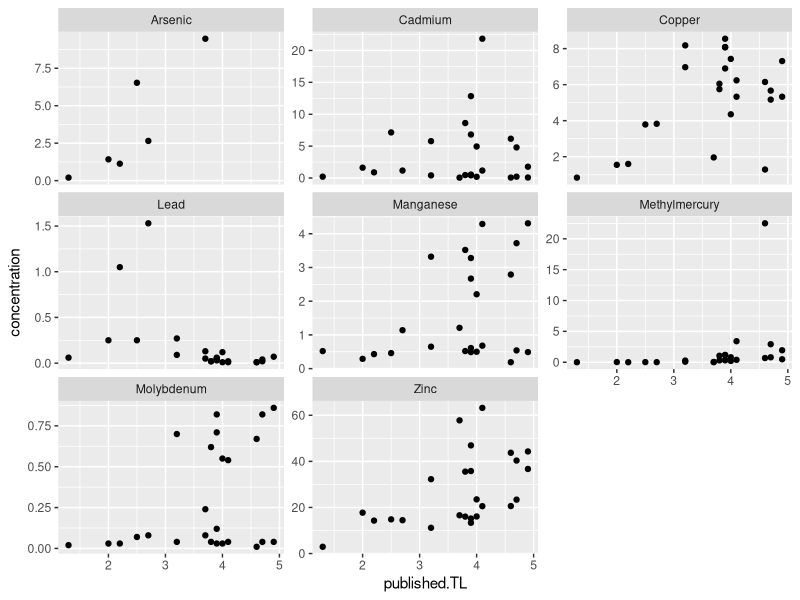

Generate this figure with R: (Note: this script raises an error after producing the figure.)

library(ggplot2)
library(tidyverse)


##############################
###  Popular ggPlot theme  ###
##############################
themeo <-theme_classic()+
  theme(strip.background = element_blank(),
        axis.line = element_blank(),
        axis.text.x = element_text(margin = margin( 0.2, unit = "cm")),
        axis.text.y = element_text(margin = margin(c(1, 0.2), unit = "cm")),
        axis.ticks.length=unit(-0.1, "cm"),
        panel.border = element_rect(colour = "black", fill=NA, size=.5),
        legend.title=element_blank(),
        strip.text=element_text(hjust=0) )

theme_themeo <- function () { 
  theme_classic()+
    theme(strip.background = element_blank(),
          axis.line = element_blank(),
          axis.text.x = element_text(margin = margin( 0.2, unit = "cm")),
          axis.text.y = element_text(margin = margin(c(1, 0.2), unit = "cm")),
          axis.ticks.length=unit(-0.1, "cm"),
          panel.border = element_rect(colour = "black", fill=NA, size=.5),
          legend.title=element_blank(),
          strip.text=element_text(hjust=0) )}

# set working directory and read in csv
setwd('/Users/tgagne/heavy_metal_birds/data') # running from Tylers computer
conc_comp <- read.csv('concentration_compilation.csv', na.strings = '-') %>%  # read in the reference from which environmental 
                                                                              # concentrations where scraped
                                      filter(reference == "Cambell_2005") %>% # Cambell 2005 in this case is Baffin Bay pelagic study
                                      drop_na(concentration)                  # drop any NAs in the concentration data
# look at it quick
str(conc_comp)
ggplot(conc_comp,aes(x = published.TL,y = concentration))+
  geom_point()+
  facet_wrap(~Metal, scales = "free_y")

par(mfrow = c(4,4))                                # Establish the plotting frame                    
metals <- droplevels(conc_comp$Metal) %>% levels() # What metals are in that reference,  build a vector
cambell_lookup <- NULL                             # empty dataframe to put in complete TTC lookup data
raw_met_data <- NULL
 
for(e in 1:length(metals)){   # i.e. : for each metal, do this:
  
  # subset on the TL and concentration data for a single metal as an x and a y vector and combine in to a data.frame
  x_base = subset(conc_comp, Metal == metals[e])[,"published.TL"]
  y_base = subset(conc_comp, Metal == metals[e])[,"concentration"]
  df <- data.frame(x = x_base,y = y_base)
  
  # fit 3 degree spline to raw concentration data
  spline_mod <- smooth.spline(df$x, df$y, df = 3)
  prediction <- predict(object = spline_mod, x = seq(0,5,by = 0.01))
  
  # plot this data, raw and predicted
  plot(df$x, df$y, xlab = "trophic position", ylab = "concentration (ppm)",pch = 20, xlim = c(0,5), main = metals[e])
  lines(prediction)
  
  # obtain 0 intercept of the model
  mod_intercept <- as.data.frame(prediction)[1,2]
  mod_intercept
  
  # Because baseline concentration cannot be below 0 if recorded in tissues at any concentration, then correct here
  # We need to settle on an approach in order to address intercept, i.e. envrionmental concentration approximation
  # I've currently settled on:
  mod_intercept <- ifelse(mod_intercept <= 0,min(df$y)+mad(df$y), mod_intercept)
  # The above script assumes the y-intercept as the minimum value observed plus the median absolute deviation.
  # This is akin to minimum plus one standard deviation. Though MAD is robust to extreme values.
  # The justification of this decision is such that we avoid overestimating biomagnification due to extremely low values
  # of concentration in a particular tissue from the reference study.
  
  # correct the concentration data given the intercepts, modeled vs real
  # this converts the concentrations to multipliers (TTC) given that we know (modeled) the environmental level i.e. TP = 0
  mod_corrected_TTC <- df$y / mod_intercept
  
  # Add at TTC of 1 at 0, i.e. environmental TTC = 1, no multiplier
  x <- c(0,df$x)
  y <- c(1,mod_corrected_TTC)

  # establish a weighting vector for the spline model
  # This vector anchors the spline at (0,1), while allowing for flexibility in all values of x > 0
  weights <- seq(1,1, length.out = length(x))
  weights[1] <- 1000
  
  # fit a spline to the derived TTCs while respective of the weighting vector
  est_mod <- smooth.spline(x, y, df = 3, w = weights) 
  # predict across the whole range of trophic positions, from TP = 0 - 5
  est_prediction <- predict(object = est_mod, x = seq(0,5,by = 0.01)) %>% as.data.frame()
  
  # Plot it with raw TTC underneath modeled TTCs
  plot(x, y, pch = 20, ylab = "transfer coefficient", xlab = "trophic position", xlim = c(0,5))
  lines(est_prediction)
  # make a dataframe of predicted TTCs
  metal_lookup <- data.frame(tp_med = est_prediction$x,ttc = est_prediction$y,metal = metals[e])
  raw_met <- data.frame(tp_med = x, ttc_raw = y, metal = metals[e])
  # bind this to the data frame of other metals
  cambell_lookup <- rbind(metal_lookup,cambell_lookup)
  raw_met_data   <- rbind(raw_met_data,raw_met)

}
 
#cambell_lookup$tp_med <- as.factor(cambell_lookup$tp_med)
# match these lookup metals to our data
 #levels(joined_all$metal) # What want 
 #[1] "Arsenic"    "Cadmium"    "Copper"     "Iron"       "Lead"       "Manganese"  "Mercury"    "Molybdenum" "Zinc"  
 
levels(cambell_lookup$metal)
#[1] "Zinc"          "Molybdenum"    "Methylmercury" "Manganese"     "Lead"          "Copper"        "Cadmium"       "Arsenic" 
cambell_lookup$metal <- plyr::revalue(cambell_lookup$metal, c("Methylmercury"="Mercury"))
raw_met_data$metal <- plyr::revalue(raw_met_data$metal, c("Methylmercury"="Mercury"))


# Iron will self represent as Zinc
Fe <- subset(cambell_lookup, metal == "Zinc"); Fe$metal <- "Iron" %>% as.factor(); str(Fe)
cambell_lookup <- rbind(cambell_lookup,Fe)
cambell_lookup$metal <- as.character( cambell_lookup$metal ) %>% as.factor() # reorder alphabetically
 
# below zero adjustment methods
# two approaches:
# 
# 1: simply convert any TTC below 0, to 0
#cambell_lookup$ttc <- ifelse( cambell_lookup$ttc <= 0, 0,  cambell_lookup$ttc)

# 2: Standardize all biolution TTCs from 1 to -Inf to 1 to 0.
range01 <- function(x){(x-min(x))/(max(x)-min(x))}
cambell_lookup$ttc[cambell_lookup$ttc <= 1] <- range01(cambell_lookup$ttc[cambell_lookup$ttc <= 1])
 
# write.csv(cambell_lookup,"cambell_TTC.csv", row.names = F)


# correction shows what 1 ppm at base would look like at various TPs
b <- ggplot(cambell_lookup, aes(as.numeric(as.character(tp_med)), ttc*1  ))+ 
  geom_line()+
  geom_hline(yintercept = 1, lty = "dashed")+
  facet_wrap(~metal, scales = "free_y", ncol = 1)+
  themeo

b + annotate("rect",
           xmin = min(as.numeric(as.character(joined_all$tp_med)), na.rm = T), 
           xmax = max(as.numeric(as.character(joined_all$tp_med)), na.rm = T), 
           ymin = -Inf, 
           ymax = Inf, 
           alpha = .5)+
  facet_wrap(~metal, ncol = 2, scales = "free_y")+
  labs(title = "Trophic transfer of an environment level of 1 ppm", 
       y = "parts per million", 
       x = "trophic position")

# Overlay Figure
# paper figure 2
# correction shows what 1ppm at base would look like at various TPs
ggplot(cambell_lookup, aes(as.numeric(as.character(tp_med)), ttc*1, color = metal))+ 
  geom_line(size = 5, alpha = .6)+
  geom_hline(yintercept = 1, lty = "dashed")+
  labs(title = "Trophic transfer of an environment level of 1 ppm",
       x = "trophic position", y = "ppm")+
  annotate("rect",
           #xmin = min(as.numeric(as.character(joined_all$tp_med)), na.rm = T), 
           #xmax = max(as.numeric(as.character(joined_all$tp_med)), na.rm = T), 
           xmin = 3.5,
           xmax = 4.5,
           ymin = -Inf, 
           ymax = Inf, 
           alpha = .5) +
  #annotate("text", x = .2, y = 0, label = "Biodilution", size = 15, hjust = 0, alpha = .25)+
  #annotate("text", x = .2, y = 2, label = "Biomagnification", size = 15, hjust = 0, alpha = .25)+
  annotate("text", x = 4.9, y = .8, label = "italic('Biodilution')", size = 3, hjust = 1, alpha = .5, parse = T)+
  annotate("text", x = 4.9, y = 1.2, label = "italic('Biomagnification')", size = 3, hjust = 1, alpha = .5, parse = T)+
  annotate("text", x = 0, y = 8, label = "italic('Cambell et al. 2005')", size = 3, hjust = 0, alpha = .5, parse = T)+
  annotate("text", 
           x =  mean(as.numeric(as.character(joined_all$tp_med)), na.rm = T), 
           y = 5, vjust = 0,
           label = "seabird trophic range", 
           size = 4, hjust = 0, alpha = 1, angle = 90, color = "white")+
  scale_x_continuous(expand = c(0,0), limits = c(-0.2,5))+
 # scale_y_continuous( limits = c(-.1,8.1), expand = c(0,0) )+
  scale_color_brewer(palette = "Paired")+
  scale_y_continuous(breaks = c(0,.2,.4,.6,.8,1,2,3,4,5,6,7,8) )+
  themeo +
  theme(legend.position = c(0.25, 0.65)
       # , text=element_text(size=16, family="Calibri")
        )+
  guides(color=guide_legend(ncol=2))
  

# reorder metal factors by degree of magnification
cambell_lookup %>% group_by(metal) %>% summarise(max(ttc)) %>% arrange( `max(ttc)`)

cambell_lookup$metal <- fct_relevel(cambell_lookup$metal, c('Mercury','Arsenic','Molybdenum','Iron','Zinc','Manganese','Cadmium','Copper','Lead') )
raw_met_data$metal <- fct_relevel(raw_met_data$metal, c('Mercury','Arsenic','Molybdenum','Iron','Zinc','Manganese','Cadmium','Copper','Lead') )

# facetted
ggplot(cambell_lookup, aes(as.numeric(as.character(tp_med)), ttc*1, color = metal))+ 
  geom_point(data = raw_met_data,aes(x = tp_med, y = ttc_raw, color = metal)) +
  geom_line(size = 2, alpha = .9)+
  geom_hline(yintercept = 1, lty = "dashed")+
  labs(title = "Trophic transfer of an environment level of 1 ppm",
       x = "trophic position", y = "ppm", subtitle = "Cambell et al. 2005")+
  annotate("rect",
           #xmin = min(as.numeric(as.character(joined_all$tp_med)), na.rm = T), 
           #xmax = max(as.numeric(as.character(joined_all$tp_med)), na.rm = T), 
           xmin = 3.5,
           xmax = 4.5,
           ymin = -Inf, 
           ymax = Inf, 
           alpha = .5) +
  #annotate("text", x = .2, y = 0, label = "Biodilution", size = 15, hjust = 0, alpha = .25)+
  #annotate("text", x = .2, y = 2, label = "Biomagnification", size = 15, hjust = 0, alpha = .25)+
  #annotate("text", x = 4.9, y = .8, label = "italic('Biodilution')", size = 3, hjust = 1, alpha = .5, parse = T)+
  #annotate("text", x = 4.9, y = 1.2, label = "italic('Biomagnification')", size = 3, hjust = 1, alpha = .5, parse = T)+
  #annotate("text", x = 0, y = 8, label = "italic('Cambell et al. 2005')", size = 3, hjust = 0, alpha = .5, parse = T)+
  #annotate("text", 
  #         x =  mean(as.numeric(as.character(joined_all$tp_med)), na.rm = T), 
  #         y = 5, vjust = 0,
  #         label = "seabird trophic range", 
  #         size = 4, hjust = 0, alpha = 1, angle = 90, color = "white")+
  scale_x_continuous(expand = c(0,0), limits = c(-0.2,5))+
  scale_y_continuous( limits = c(-.1,8.1), expand = c(0,0) )+
  scale_color_brewer(palette = "Paired")+
  #scale_y_continuous(breaks = c(0,.2,.4,.6,.8,1,2,3,4,5,6,7,8) )+
  themeo +
  theme(legend.position = c(0.75, 0.1)
        # , text=element_text(size=16, family="Calibri")
  )+
  guides(color=guide_legend(ncol=2))+
  facet_wrap(~metal, ncol = 2)


